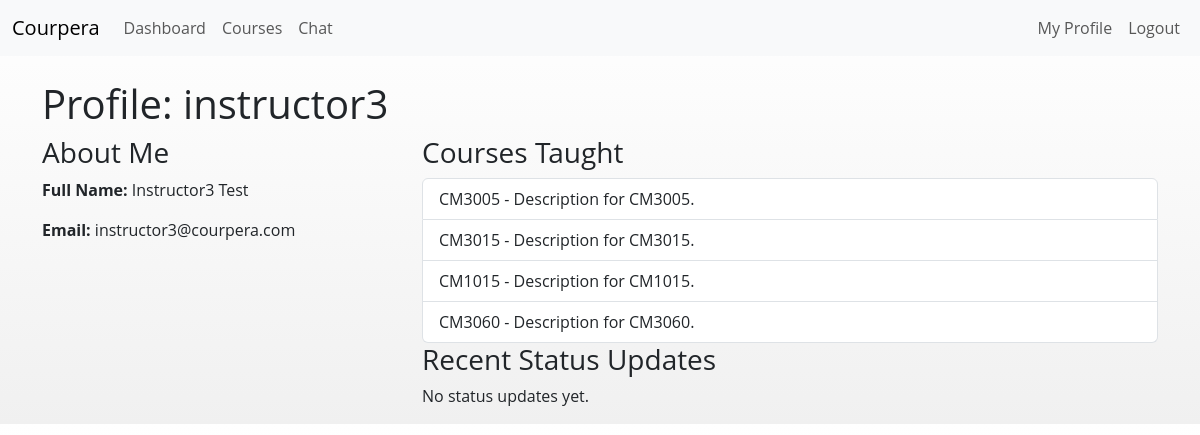
/users/instructor3/ (signed in), run on the app's committed database.
### users/models.py (models this page shows, shortened)
class User(AbstractUser):
    STUDENT = 'student'
    TEACHER = 'teacher'
    ROLE_CHOICES = [
        (STUDENT, 'Student'),
        (TEACHER, 'Instructor'),
    ]
    role = models.CharField(
        max_length=10,
        choices=ROLE_CHOICES,
        default=STUDENT,
        help_text="Designates whether the user is a student or an instructor."
    )
    date_of_birth = models.DateField(null=True, blank=True)
    phone_number = models.CharField(max_length=20, blank=True, null=True)
    mailing_address = models.TextField(blank=True, null=True)

### courses/models.py (models this page shows, shortened)
class Course(models.Model):
    name = models.CharField(max_length=20, unique=True)
    description = models.TextField(blank=True)
    created_by = models.ForeignKey(
        settings.AUTH_USER_MODEL,
        on_delete=models.SET_NULL,
        null=True,
        blank=True,
        related_name='created_courses'
    )

### pages/views.py (the view, shortened to what this page needs)
# urls.py: path('users/<str:username>/', views.profile_detail_view, name='profile_detail'),
@login_required
def profile_detail_view(request, username):
    profile_user = get_object_or_404(User, username=username)
    if profile_user.role.lower() == "teacher":
        courses_taught = profile_user.course_instances.select_related('course').all()
        course_list = {instance.course for instance in courses_taught}
    else:
        enrollments = profile_user.enrollments.select_related('course_instance__course').all()
        course_list = [en.course_instance for en in enrollments]
    status_updates = profile_user.status_updates.all().order_by('-timestamp')[:5]
    upcoming_deadlines = None
    context = {
        'profile_user': profile_user,
        'course_list': course_list,
        'status_updates': status_updates,
        'upcoming_deadlines': upcoming_deadlines,
    }
    return render(request, 'profile_detail.html', context)

### templates/profile_detail.html (shortened to what this page needs)
{% extends 'base.html' %}
{% block content %}
  <h1>Profile: {{ profile_user.username }}</h1>
  <div class="row">
    <div class="col-md-4">
      <h3>About Me</h3>
      <p><strong>Full Name:</strong> {{ profile_user.first_name }} {{ profile_user.last_name }}</p>
      <p><strong>Email:</strong> {{ profile_user.email }}</p>
    </div>
    <div class="col-md-8">
      {% if profile_user.role|lower == "teacher" %}
        <h3>Courses Taught</h3>
        {% if course_list %}
          <ul class="list-group">
            {% for course in course_list %}
              <li class="list-group-item">
                {{ course.name }} - {{ course.description }}
              </li>
            {% endfor %}
          </ul>
        {% else %}
          <p>No courses taught.</p>
        {% endif %}
      {% endif %}
      <h3>Recent Status Updates</h3>
      {% if status_updates %}
        <ul class="list-group">
          {% for status in status_updates %}
            <li class="list-group-item">
              <small>{{ status.timestamp|date:"M d, Y H:i" }}</small><br>
              {{ status.content }}
            </li>
          {% endfor %}
        </ul>
      {% else %}
        <p>No status updates yet.</p>
      {% endif %}
    </div>
  </div>
{% endblock %}

### templates/base.html (style rules this page uses)
body { background: linear-gradient(180deg, #ffffff 0%, #f8f8f8 50%, #f0f0f0 100%); font-family: "Open Sans", Arial, sans-serif; }

### data on the page
User: username "instructor3", first_name "Instructor3", last_name "Test", email "instructor3@courpera.com"
Course: name "CM3005", description "Description for CM3005."
Course: name "CM3015", description "Description for CM3015."
Course: name "CM1015", description "Description for CM1015."
Course: name "CM3060", description "Description for CM3060."
